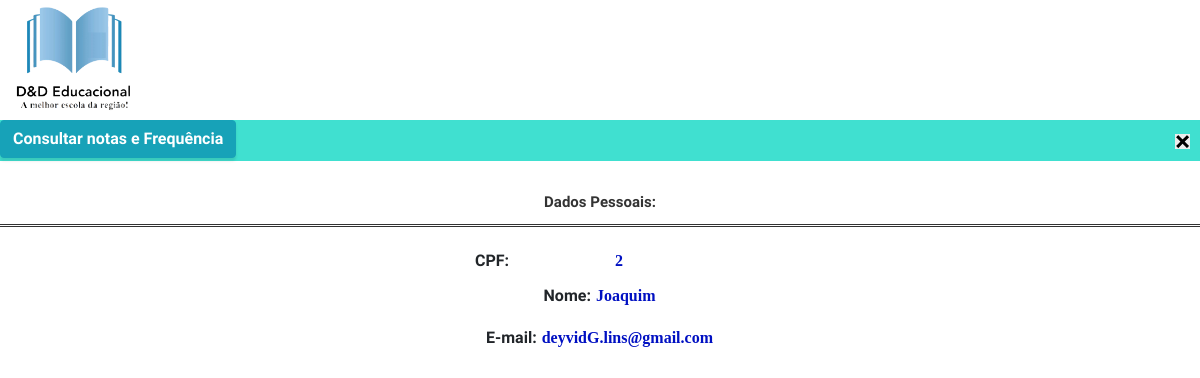
/portal-professor/2/ (signed in), run on the app's committed database.
### academic/models.py (models this page shows, shortened)
class Professor(models.Model):
    cpf_professor = models.AutoField(primary_key=True)
    nome = models.CharField(max_length=200)
    salario = models.FloatField()
    user = models.ForeignKey(User, on_delete=models.CASCADE)

### academic/views.py (the view)
# urls.py: path('portal-professor/<int:username>/', views.portal_professor), # Professor
@login_required(login_url='/login-professor/submit')
def portal_professor(request,username):  # View da html portal do perfil
    prof = Professor.objects.all().select_related("user").filter(cpf_professor=username)
    return render(request, 'portal-professor.html', {'prof': prof})

### academic/templates/academic/portal-professor.html (shortened to what this page needs)
<!DOCTYPE html>
<html lang="pt-br">
<head>
  <link href="/static/css/vendor/bootstrap/css/bootstrap.min.css" rel="stylesheet">
  <link href="/static/css/vendor/fontawesome-free/css/all.min.css" rel="stylesheet" type="text/css">
  <link href="/static/css/vendor/simple-line-icons/css/simple-line-icons.css" rel="stylesheet">
  <link href="/static/css/css/stylish-portfolio.min.css" rel="stylesheet">
    <link rel="stylesheet" href="/static/css/portal-professor.css"/>
</head>
<body>
<img src="/image/img.png" width="150" height="120">
<div id="form">
<form action="/registro-notas/"  method="POST">{% csrf_token %}
     <div class="menu-container">
    <ul class="menu clearfix">
        <li><button type="submit" class="btn btn-info">Consultar notas e Frequência</button></li>
        <a class="image-right" href="/login-professor/"><img src="/image/exit.png" width="15" height="15"/></a>
    </ul>
</div>
        <div class="container-al">
            <p>
                {% for p in prof %}
                <label id="label-principal">Dados Pessoais:</label>
               <label class="texto">CPF: <input type="text" class="dados-aluno" placeholder="Usuário" name="prof" value="{{p.cpf_professor}}" readonly></label></label><br>
                <label class="texto">Nome: <label class="dados-aluno">{{p.nome}}</label></label><br>
                <label class="texto">E-mail: <label class="dados-aluno">{{p.user.email}}</label></label><br>
            </p>
            {% endfor %}
        </div>
    </form>
</div>
</body>
</html>

### academic/static/academic/css/portal-professor.css (style rules this page uses)
body, .menu, .sub-menu { margin: 0; padding: 0; }
.menu, .sub-menu { list-style: none; background: #40E0D0; }
.menu a { text-decoration: none; display: block; padding: 10px; color:#1a1a1a; font-family: sans-serif; font-size: 14px; text-transform: uppercase; font-weight: 700; }
.menu > li { float: left; }
.image-right { text-align: right; }
#form { text-align: center; }
#label-principal { color: #333; font-weight: 700; font-size: 15px; border-bottom: double; padding: 30px 0 10px; margin: 0; display: block; margin: 0 0 20px; }
.dados-aluno { color: #0010c2; border: 1px solid #FFFFFF; font-weight: bolder; text-align: center; background-color: #FFFFFF; font-family: "Times New Roman", Times, serif; }

### data on the page
Professor: prof "2", nome "Joaquim", user.email "deyvidG.lins@gmail.com"
